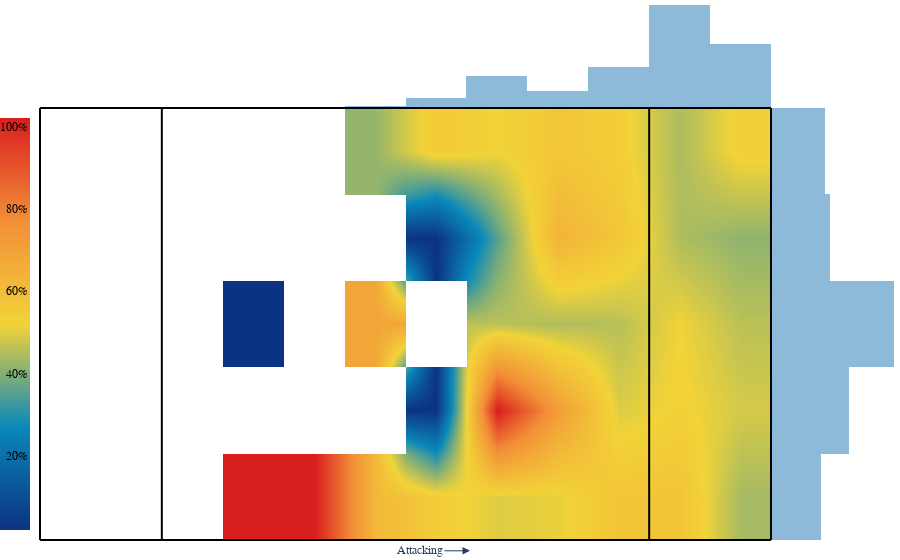

Write notebook code for a chart like this one.
### Code cell
%%time
# Heatmap and histograms
fighm, fighy, fighx = s.visual_field_heatmap_horizontal(
    outcome_measure="possession_outcome_general",
    outcome="Score",
    metric="pct",
    pull_only=True,
    remove_ob_pull=True,
    years=[2023]
)

# Combine heatmap and histograms into single plot
# The aspect ratio is weird here because it's handled in the app using html/css
s.visual_field_heatmap_subplots_horizontal(fighm, fighy, fighx)

### Figure 1 — Plotly figure (JSON) as saved in the notebook; plotly's stock layout.template omitted (floating-point values rounded to 4 significant figures)
{"data": [{"colorbar": {"len": 0.8, "lenmode": "fraction", "tickfont": {"color": "black"}, "tickformat": ".0%", "ticklabelposition": "inside bottom", "x": 0, "xanchor": "right", "y": 0.8, "yanchor": "top"}, "colorscale": [[0, "rgb(12,51,131)"], [0.25, "rgb(10,136,186)"], [0.5, "rgb(242,211,56)"], [0.75, "rgb(242,143,56)"], [1, "rgb(217,30,30)"]], "connectgaps": false, "customdata": ["Total Touches: 0<br># of Scores: 0", "Total Touches: 0<br># of Scores: 0", "Total Touches: 0<br># of Scores: 0", "Total Touches: 0<br># of Scores: 0", "Total Touches: 0<br># of Scores: 0", "Total Touches: 5<br># of Scores: 2<br>Score Pct: 40.0%<br>Avg Sideways Yards: 21.6<br>Avg Downfield Yards: 33.6", "Total Touches: 66<br># of Scores: 35<br>Score Pct: 53.0%<br>Avg Sideways Yards: 26.3<br>Avg Downfield Yards: 46.6", "Total Touches: 120<br># of Scores: 60<br>Score Pct: 50.0%<br>Avg Sideways Yards: 25.7<br>Avg Downfield Yards: 54.6", "Total Touches: 79<br># of Scores: 43<br>Score Pct: 54.4%<br>Avg Sideways Yards: 25.5<br>Avg Downfield Yards: 64.2", "Total Touches: 54<br># of Scores: 28<br>Score Pct: 51.9%<br>Avg Sideways Yards: 21.6<br>Avg Downfield Yards: 75.3", "Total Touches: 92<br># of Scores: 39<br>Score Pct: 42.4%<br>Avg Sideways Yards: 19.4<br>Avg Downfield Yards: 86.0", "Total Touches: 70<br># of Scores: 36<br>Score Pct: 51.4%<br>Avg Sideways Yards: 19.7<br>Avg Downfield Yards: 93.8", "Total Touches: 0<br># of Scores: 0", "Total Touches: 0<br># of Scores: 0", "Total Touches: 0<br># of Scores: 0", "Total Touches: 0<br># of Scores: 0", "Total Touches: 0<br># of Scores: 0", "Total Touches: 0<br># of Scores: 0", "Total Touches: 1<br># of Scores: 0", "Total Touches: 6<br># of Scores: 2<br>Score Pct: 33.3%<br>Avg Sideways Yards: 11.6<br>Avg Downfield Yards: 56.7", "Total Touches: 13<br># of Scores: 8<br>Score Pct: 61.5%<br>Avg Sideways Yards: 11.1<br>Avg Downfield Yards: 67.1", "Total Touches: 108<br># of Scores: 59<br>Score Pct: 54.6%<br>Avg Sideways Yards: 11.3<br>Avg Downfield Yards: 76.2", "Total Touches: 267<br># of Scores: 114<br>Score Pct: 42.7%<br>Avg Sideways Yards: 10.1<br>Avg Downfield Yards: 85.8", "Total Touches: 203<br># of Scores: 80<br>Score Pct: 39.4%<br>Avg Sideways Yards: 9.6<br>Avg Downfield Yards: 94.0", "Total Touches: 0<br># of Scores: 0", "Total Touches: 0<br># of Scores: 0", "Total Touches: 0<br># of Scores: 0", "Total Touches: 1<br># of Scores: 0", "Total Touches: 0<br># of Scores: 0", "Total Touches: 3<br># of Scores: 2<br>Score Pct: 66.7%<br>Avg Sideways Yards: 0.5<br>Avg Downfield Yards: 39.0", "Total Touches: 0<br># of Scores: 0", "Total Touches: 217<br># of Scores: 96<br>Score Pct: 44.2%<br>Avg Sideways Yards: 0.1<br>Avg Downfield Yards: 60.0", "Total Touches: 21<br># of Scores: 9<br>Score Pct: 42.9%<br>Avg Sideways Yards: 1.8<br>Avg Downfield Yards: 66.2", "Total Touches: 160<br># of Scores: 70<br>Score Pct: 43.8%<br>Avg Sideways Yards: 2.7<br>Avg Downfield Yards: 76.8", "Total Touches: 449<br># of Scores: 224<br>Score Pct: 49.9%<br>Avg Sideways Yards: 2.4<br>Avg Downfield Yards: 86.0", "Total Touches: 334<br># of Scores: 147<br>Score Pct: 44.0%<br>Avg Sideways Yards: 2.5<br>Avg Downfield Yards: 93.7", "Total Touches: 0<br># of Scores: 0", "Total Touches: 0<br># of Scores: 0", "Total Touches: 0<br># of Scores: 0", "Total Touches: 0<br># of Scores: 0", "Total Touches: 0<br># of Scores: 0", "Total Touches: 0<br># of Scores: 0", "Total Touches: 1<br># of Scores: 0", "Total Touches: 3<br># of Scores: 3<br>Score Pct: 100.0%<br>Avg Sideways Yards: 12.0<br>Avg Downfield Yards: 55.0", "Total Touches: 20<br># of Scores: 14<br>Score Pct: 70.0%<br>Avg Sideways Yards: 10.7<br>Avg Downfield Yards: 67.4", "Total Touches: 124<br># of Scores: 59<br>Score Pct: 47.6%<br>Avg Sideways Yards: 10.6<br>Avg Downfield Yards: 77.3", "Total Touches: 346<br># of Scores: 176<br>Score Pct: 50.9%<br>Avg Sideways Yards: 10.8<br>Avg Downfield Yards: 85.5", "Total Touches: 205<br># of Scores: 96<br>Score Pct: 46.8%<br>Avg Sideways Yards: 9.9<br>Avg Downfield Yards: 94.0", "Total Touches: 0<br># of Scores: 0", "Total Touches: 0<br># of Scores: 0", "Total Touches: 0<br># of Scores: 0", "Total Touches: 2<br># of Scores: 2<br>Score Pct: 100.0%<br>Avg Sideways Yards: 21.1<br>Avg Downfield Yards: 20.0", "Total Touches: 2<br># of Scores: 2<br>Score Pct: 100.0%<br>Avg Sideways Yards: 25.1<br>Avg Downfield Yards: 27.1", "Total Touches: 10<br># of Scores: 6<br>Score Pct: 60.0%<br>Avg Sideways Yards: 24.3<br>Avg Downfield Yards: 35.5", "Total Touches: 46<br># of Scores: 24<br>Score Pct: 52.2%<br>Avg Sideways Yards: 25.9<br>Avg Downfield Yards: 45.7", "Total Touches: 69<br># of Scores: 33<br>Score Pct: 47.8%<br>Avg Sideways Yards: 25.1<br>Avg Downfield Yards: 54.9", "Total Touches: 55<br># of Scores: 27<br>Score Pct: 49.1%<br>Avg Sideways Yards: 24.8<br>Avg Downfield Yards: 63.2", "Total Touches: 60<br># of Scores: 33<br>Score Pct: 55.0%<br>Avg Sideways Yards: 20.2<br>Avg Downfield Yards: 76.3", "Total Touches: 123<br># of Scores: 68<br>Score Pct: 55.3%<br>Avg Sideways Yards: 19.6<br>Avg Downfield Yards: 86.0", "Total Touches: 67<br># of Scores: 28<br>Score Pct: 41.8%<br>Avg Sideways Yards: 20.6<br>Avg Downfield Yards: 93.4"], "hovertemplate": "%{customdata}<extra></extra>", "reversescale": false, "showscale": true, "type": "heatmap", "x": [0, 1, 2, 3, 4, 5, 6, 7, 8, 9, 10, 11, 0, 1, 2, 3, 4, 5, 6, 7, 8, 9, 10, 11, 0, 1, 2, 3, 4, 5, 6, 7, 8, 9, 10, 11, 0, 1, 2, 3, 4, 5, 6, 7, 8, 9, 10, 11, 0, 1, 2, 3, 4, 5, 6, 7, 8, 9, 10, 11], "xaxis": "x3", "y": [0, 0, 0, 0, 0, 0, 0, 0, 0, 0, 0, 0, 1, 1, 1, 1, 1, 1, 1, 1, 1, 1, 1, 1, 2, 2, 2, 2, 2, 2, 2, 2, 2, 2, 2, 2, 3, 3, 3, 3, 3, 3, 3, 3, 3, 3, 3, 3, 4, 4, 4, 4, 4, 4, 4, 4, 4, 4, 4, 4], "yaxis": "y3", "z": [null, null, null, null, null, 0.4, 0.5303, 0.5, 0.5443, 0.5185, 0.4239, 0.5143, null, null, null, null, null, null, 0, 0.3333, 0.6154, 0.5463, 0.427, 0.3941, null, null, null, 0, null, 0.6667, null, 0.4424, 0.4286, 0.4375, 0.4989, 0.4401, null, null, null, null, null, null, 0, 1, 0.7, 0.4758, 0.5087, 0.4683, null, null, null, 1, 1, 0.6, 0.5217, 0.4783, 0.4909, 0.55, 0.5528, 0.4179], "zauto": true, "zsmooth": "best"}, {"alignmentgroup": "True", "bingroup": "y", "histfunc": "sum", "hovertemplate": "Scores:<br>%{x}<br><extra></extra>", "legendgroup": "", "marker": {"color": "#1F77B4", "opacity": 0.5, "pattern": {"shape": ""}}, "name": "", "nbinsy": 5, "offsetgroup": "", "orientation": "h", "showlegend": false, "type": "histogram", "x": [0, 0, 0, 0, 0, 2, 35, 60, 43, 28, 39, 36, 0, 0, 0, 0, 0, 0, 0, 2, 8, 59, 114, 80, 0, 0, 0, 0, 0, 2, 0, 96, 9, 70, 224, 147, 0, 0, 0, 0, 0, 0, 0, 3, 14, 59, 176, 96, 0, 0, 0, 2, 2, 6, 24, 33, 27, 33, 68, 28], "xaxis": "x4", "y": [0, 0, 0, 0, 0, 0, 0, 0, 0, 0, 0, 0, 1, 1, 1, 1, 1, 1, 1, 1, 1, 1, 1, 1, 2, 2, 2, 2, 2, 2, 2, 2, 2, 2, 2, 2, 3, 3, 3, 3, 3, 3, 3, 3, 3, 3, 3, 3, 4, 4, 4, 4, 4, 4, 4, 4, 4, 4, 4, 4], "yaxis": "y4"}, {"alignmentgroup": "True", "bingroup": "x", "histfunc": "sum", "hovertemplate": "Scores:<br>%{y}<br><extra></extra>", "legendgroup": "", "marker": {"color": "#1F77B4", "opacity": 0.5, "pattern": {"shape": ""}}, "name": "", "nbinsx": 12, "offsetgroup": "", "orientation": "v", "showlegend": false, "type": "histogram", "x": [0, 1, 2, 3, 4, 5, 6, 7, 8, 9, 10, 11, 0, 1, 2, 3, 4, 5, 6, 7, 8, 9, 10, 11, 0, 1, 2, 3, 4, 5, 6, 7, 8, 9, 10, 11, 0, 1, 2, 3, 4, 5, 6, 7, 8, 9, 10, 11, 0, 1, 2, 3, 4, 5, 6, 7, 8, 9, 10, 11], "xaxis": "x", "y": [0, 0, 0, 0, 0, 2, 35, 60, 43, 28, 39, 36, 0, 0, 0, 0, 0, 0, 0, 2, 8, 59, 114, 80, 0, 0, 0, 0, 0, 2, 0, 96, 9, 70, 224, 147, 0, 0, 0, 0, 0, 0, 0, 3, 14, 59, 176, 96, 0, 0, 0, 2, 2, 6, 24, 33, 27, 33, 68, 28], "yaxis": "y"}], "layout": {"annotations": [{"arrowhead": 2, "arrowsize": 1.5, "ax": -50, "axref": "pixel", "ay": 0, "ayref": "pixel", "showarrow": true, "text": "Attacking", "x": 0.5, "xref": "paper", "y": -0.02, "yref": "paper"}], "font": {"family": "TW Cen MT, Futura"}, "hoverlabel": {"font": {"family": "TW Cen MT, Futura"}}, "margin": {"autoexpand": false, "b": 20, "l": 40, "r": 0, "t": 0}, "paper_bgcolor": "rgba(0,0,0,0)", "plot_bgcolor": "rgba(0,0,0,0)", "shapes": [{"line": {"color": "black"}, "type": "line", "x0": 0, "x1": 0, "xref": "paper", "y0": 0, "y1": 0.8, "yref": "paper"}, {"line": {"color": "black"}, "type": "line", "x0": 0.1417, "x1": 0.1417, "xref": "paper", "y0": 0, "y1": 0.8, "yref": "paper"}, {"line": {"color": "black"}, "type": "line", "x0": 0.7083, "x1": 0.7083, "xref": "paper", "y0": 0, "y1": 0.8, "yref": "paper"}, {"line": {"color": "black"}, "type": "line", "x0": 0.85, "x1": 0.85, "xref": "paper", "y0": 0, "y1": 0.8, "yref": "paper"}, {"line": {"color": "black"}, "type": "line", "x0": 0, "x1": 0.85, "xref": "paper", "y0": 0, "y1": 0, "yref": "paper"}, {"line": {"color": "black"}, "type": "line", "x0": 0, "x1": 0.85, "xref": "paper", "y0": 0.8, "y1": 0.8, "yref": "paper"}], "xaxis": {"anchor": "y", "domain": [0, 0.85], "fixedrange": true, "matches": "x3", "showgrid": false, "showticklabels": false, "ticks": "", "zeroline": false}, "xaxis2": {"anchor": "y2", "domain": [0.85, 1], "matches": "x4", "showticklabels": false}, "xaxis3": {"anchor": "y3", "domain": [0, 0.85], "fixedrange": true, "showgrid": false, "showticklabels": false, "ticks": "", "zeroline": false}, "xaxis4": {"anchor": "y4", "domain": [0.85, 1], "fixedrange": true, "showgrid": false, "showticklabels": false, "ticks": "", "zeroline": false}, "yaxis": {"anchor": "x", "domain": [0.8, 1], "fixedrange": true, "showgrid": false, "showticklabels": false, "ticks": "", "zeroline": false}, "yaxis2": {"anchor": "x2", "domain": [0.8, 1], "matches": "y", "showticklabels": false}, "yaxis3": {"anchor": "x3", "autorange": "reversed", "domain": [0, 0.8], "fixedrange": true, "showgrid": false, "showticklabels": false, "ticks": "", "zeroline": false}, "yaxis4": {"anchor": "x4", "autorange": "reversed", "domain": [0, 0.8], "fixedrange": true, "matches": "y3", "showgrid": false, "showticklabels": false, "ticks": "", "zeroline": false}}}
